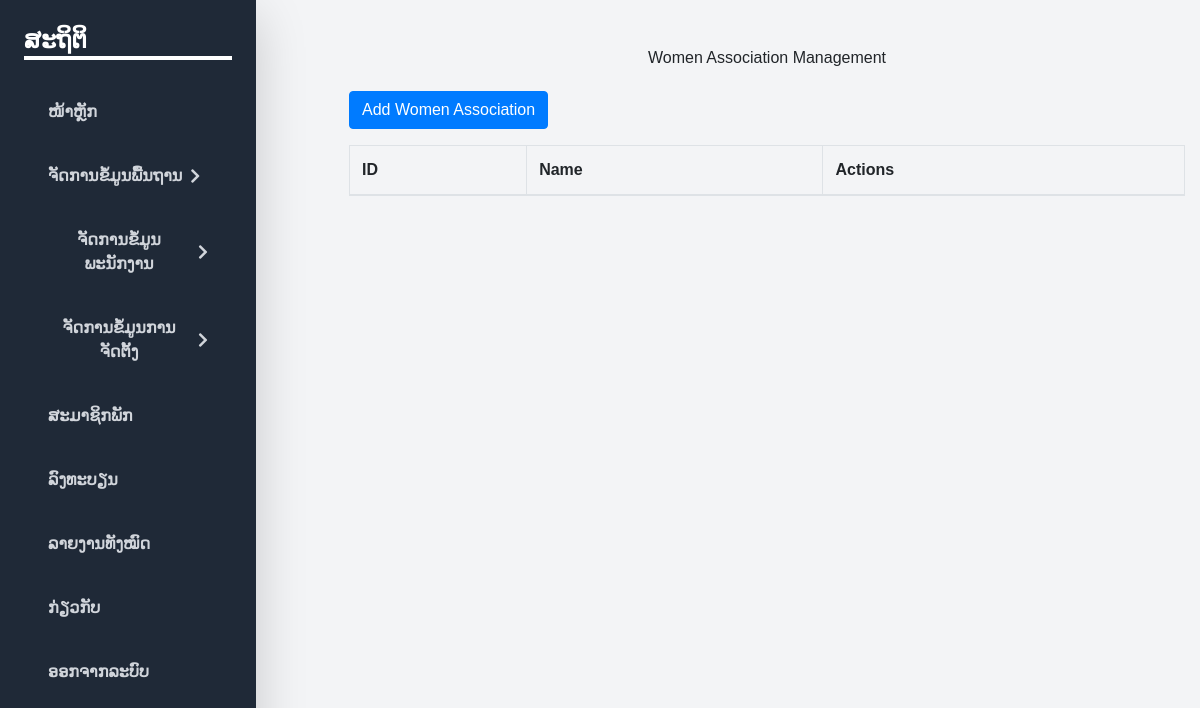
/women.php (signed in), run on an earlier commit of the app's database.
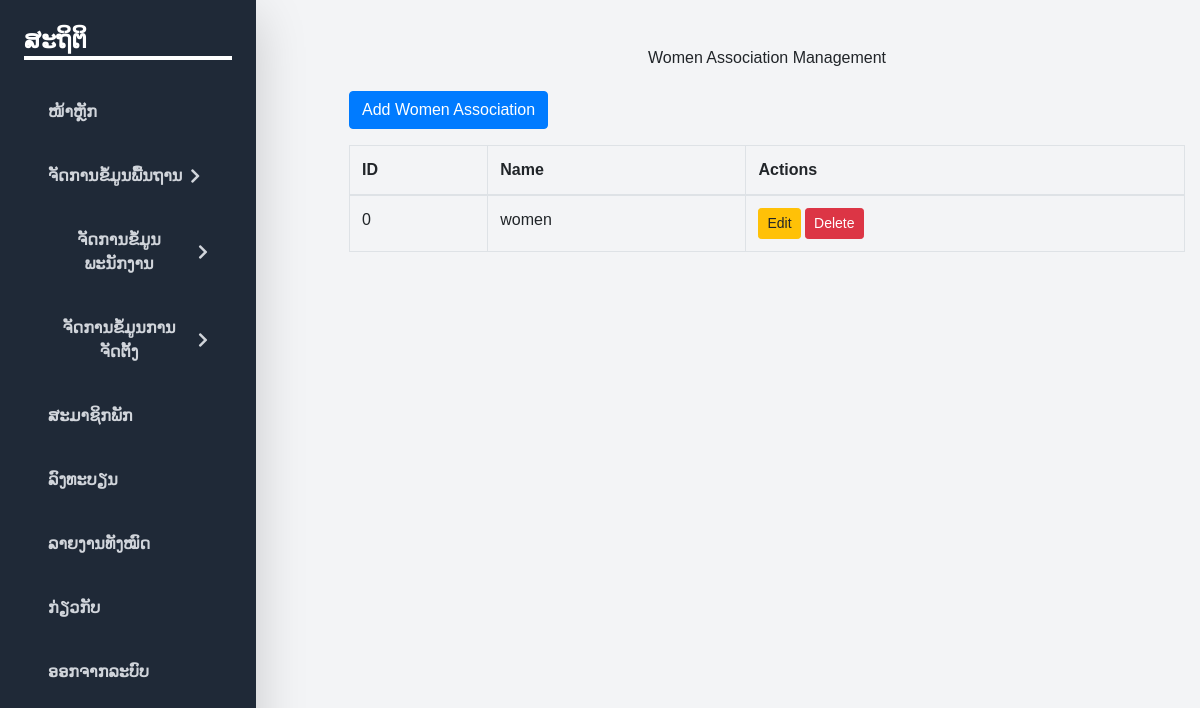
And on a later commit of the database.
### tables this page shows
CREATE TABLE `women` (
  `id` int(11) NOT NULL,
  `name` varchar(255) NOT NULL
);

### women.php (the view, shortened to what this page needs)
<?php
include 'dbconnection.php';
$women_associations = $conn->query("SELECT * FROM women");
?>
<!DOCTYPE html>
<html lang="en">
<head>
    <link rel="stylesheet" href="https://stackpath.bootstrapcdn.com/bootstrap/4.5.2/css/bootstrap.min.css">
</head>
<body>
    <?php include("nav.php"); ?>
    <div class="container mt-5">
        <h1 class="mb-4 text-center">Women Association Management</h1>
        <button type="button" class="btn btn-primary mb-3" data-toggle="modal" data-target="#womenModal" onclick="openModal('create')">
            Add Women Association
        </button>
        <table class="table table-bordered">
            <thead>
                <tr>
                    <th>ID</th>
                    <th>Name</th>
                    <th>Actions</th>
                </tr>
            </thead>
            <tbody>
                <?php while ($women = $women_associations->fetch_assoc()): ?>
                    <tr>
                        <td><?php echo htmlspecialchars($women['id']); ?></td>
                        <td><?php echo htmlspecialchars($women['name']); ?></td>
                        <td>
                            <button type="button" class="btn btn-warning btn-sm" onclick="openModal('update', <?php echo htmlspecialchars($women['id']); ?>)">Edit</button>
                            <form method="POST" class="d-inline" onsubmit="return confirm('Are you sure you want to delete this record?');">
                                <button type="submit" class="btn btn-danger btn-sm">Delete</button>
                            </form>
                        </td>
                    </tr>
                <?php endwhile; ?>
            </tbody>
        </table>
    </div>
</body>
</html>

What changed in the data, as far as the page shows it:
added women: id "0", name "women"
